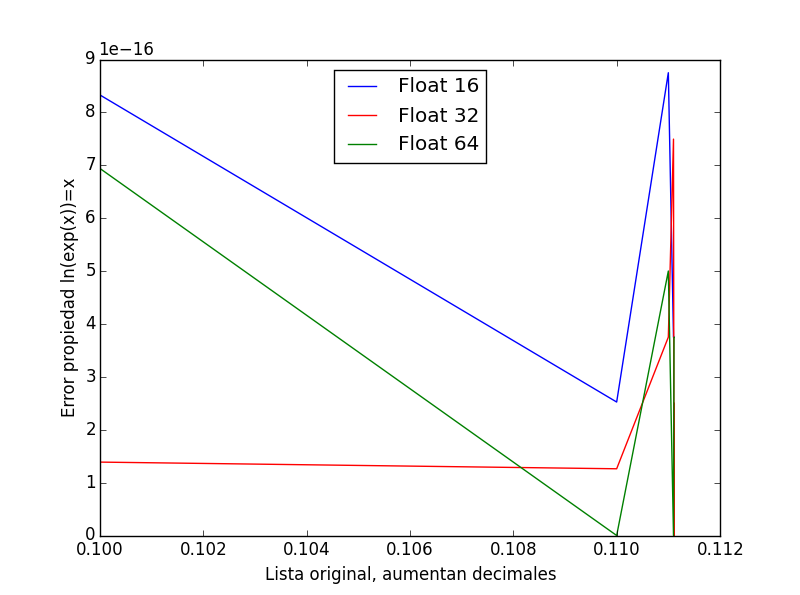

The Python source for this figure:


import numpy as np
from numpy import *
from matplotlib import pyplot
from matplotlib import pyplot as plt
import scipy as sp
import pylab

#creo listas de ceros con la respectiva cantidad de bits que quiero trabajar
lista16= np.zeros((6), dtype=np.float16)
lista32 = np.zeros((6), dtype=np.float32)
lista64 = np.zeros((6), dtype=np.float64)
largolistas= len(lista32)

#esta lista la utilizare como base con la idea de ir aumentando la cantidad de decimales
listaX=[0.1,0.11,0.111,0.1111,0.11111,0.111111]
elemento=0

print "La lista siguiente corresponde a la lista original"
print listaX

#Cuando hablo de elemento me refiero al numero dentro de cada lista
while elemento < largolistas:
	lista16[elemento]=listaX[elemento]
	lista32[elemento]=listaX[elemento]
	lista64[elemento]=listaX[elemento]
	elemento +=1 

exp16=[] 
for elemento in lista16:
	elemento= math.exp(elemento)
	exp16.append(elemento)

exp32=[]
for elemento in lista32:
	elemento= math.exp(elemento)
	exp32.append(elemento)

exp64=[]
for elemento in lista64:
	elemento= math.exp(elemento)
	exp64.append(elemento)
print "\n"
print "A continuacion se presentan el valor de la lista con su funcion exponencial dependiendo el tipo de float 16,32,64"
print "\n"
print "Lista exponencial float16"
print exp16
print "\n"
print "Lista exponencial float32"
print exp32
print "\n"
print "Lista exponencial float64"
print exp64


ln16=[] 
for elemento in exp16:
	elemento= math.log(elemento)
	ln16.append(elemento)

ln32=[]
for elemento in exp32:
	elemento= math.log(elemento)
	ln32.append(elemento)


ln64=[]
for elemento in exp64:
	elemento= math.log(elemento)
	ln64.append(elemento)
print "\n"
print "ln de las listas"
print "\n"
print "Lista Ln a la exponencial float16"
print ln16
print "\n"
print "Lista Ln a la exponencial float32"
print ln32
print "\n"
print "Lista Ln a la exponencial float64"
print ln64
print "\n"
error16 =[]
error32 =[]
error64 =[]
elemento = 0
while elemento < largolistas:
    error16.append((abs(lista16[elemento] - ln16[elemento]))/lista16[elemento])
    error32.append((abs(lista32[elemento] - ln32[elemento]))/lista32[elemento])
    error64.append((abs(lista64[elemento] - ln64[elemento]))/lista64[elemento])
    elemento+=1

print "Los errores se presentan a continuacion, siendo comparados al valor inicial dado"
print "\n"
print "Error float16"
print error16
print "\n"
print "Error float32"
print error32
print "\n"
print "Error float64"
print error64

print "El grafico es el siguiente"



pyplot.plot(listaX,error16, "b",label="Float 16" )
pyplot.plot(listaX,error32,"r" ,label="Float 32")
pyplot.plot(listaX,error64,"g",label="Float 64")

pyplot.xlabel("Lista original, aumentan decimales")
pyplot.ylabel("Error propiedad ln(exp(x))=x ")
pylab.legend(loc='uper right')

plt.show()

	
